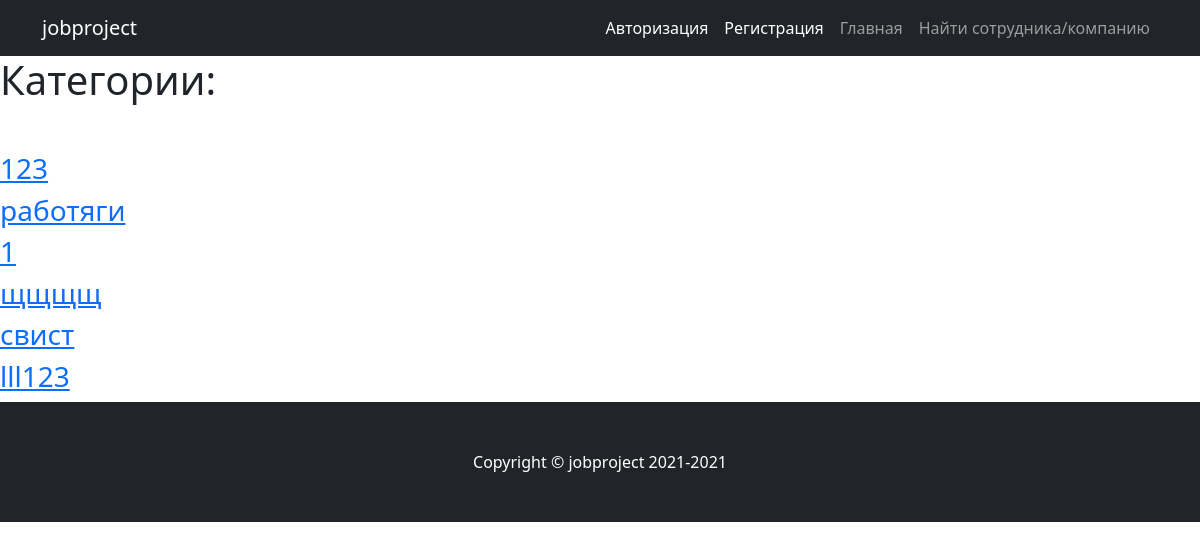
Page /categories/ on the committed database.
### mainapp/models.py (models this page shows, shortened)
class Category(models.Model):
    title = models.CharField(max_length=255)
    slug = models.SlugField(max_length=255, unique=True)
    def get_absolute_url(self):
        return reverse('category_detail_url', kwargs={'slug': self.slug})

### mainapp/views.py (the view)
# urls.py: path('categories/', categories_list, name='categories_list_url'),
def categories_list(request):
    categories = Category.objects.all()
    return render(request, 'website/categories_list.html', context={'categories': categories})

### mainapp/templates/website/categories_list.html (shortened to what this page needs)
{% extends 'website/base_template.html' %}
{% block content %}
<h1 class="mb-5">Категории:</h1>
{% for category in categories %}
<h3><a href="{{ category.get_absolute_url }}">{{ category.title }}</a></h3>
{% endfor %}
{% endblock %}

### rows in the picture
Category: title "123"
Category: title "работяги"
Category: title "1"
Category: title "щщщщ"
Category: title "свист"
Category: title "lll123"
